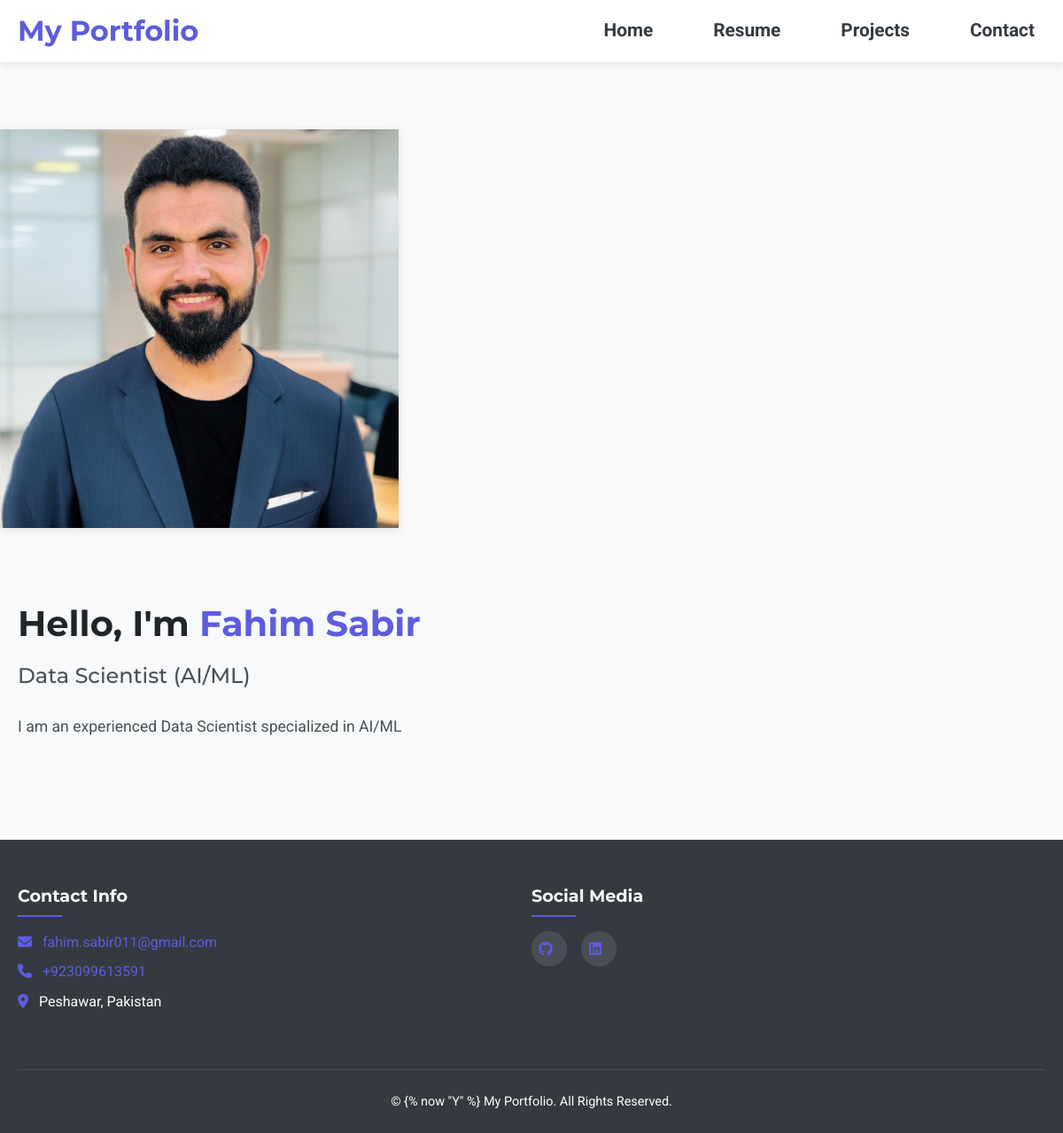
Before: / with the older database file.
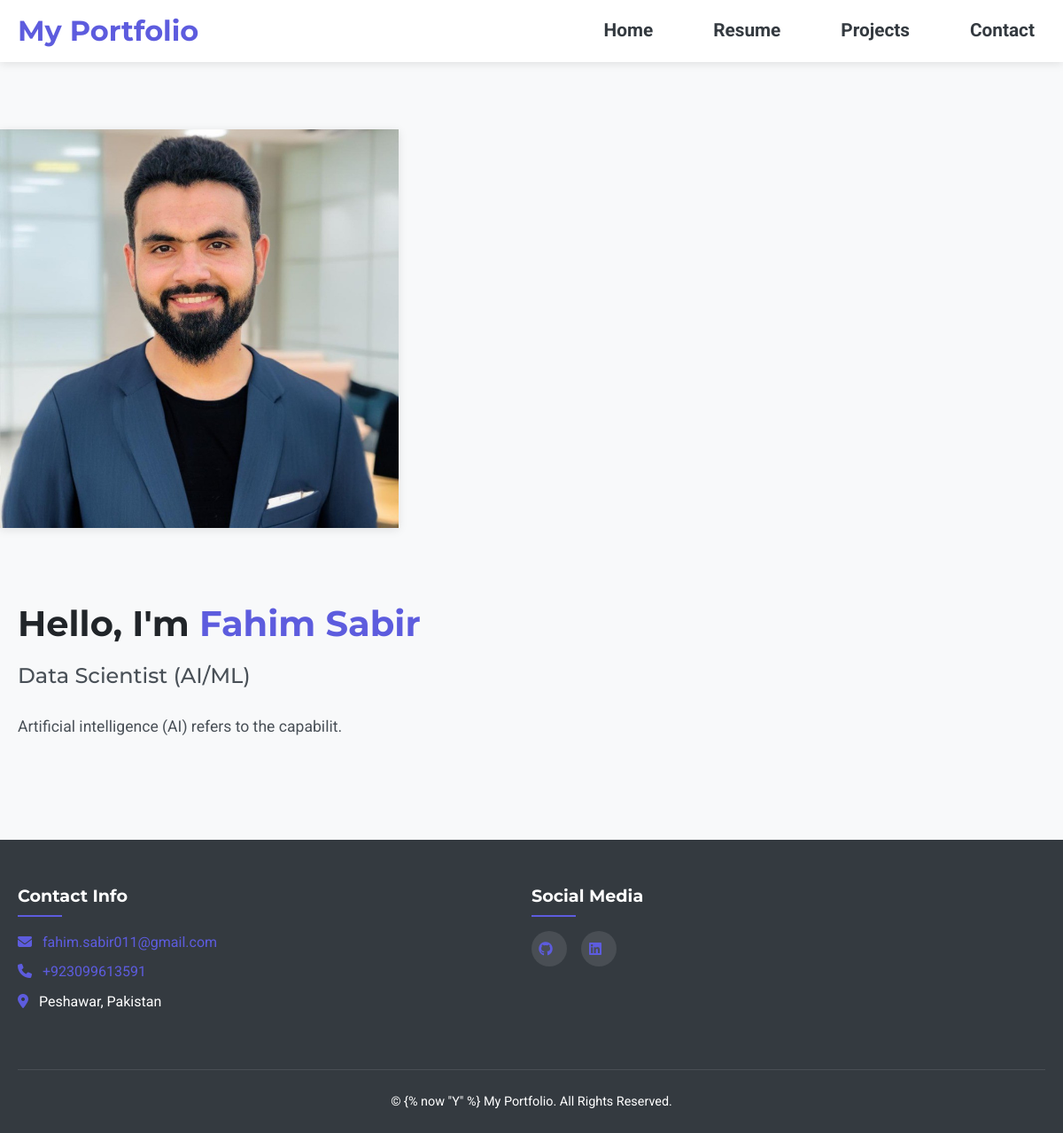
After: the same page with the newer database file.
### portfolio/models.py (models this page shows, shortened)
class UserProfile(models.Model):
    name = models.CharField(max_length=100, default='Your Name')
    job_title = models.CharField(max_length=200, default='Your Job Title')
    profile_image = models.ImageField(upload_to='profile/', blank=True)
    about_text = models.TextField(blank=True)
    resume_file = models.FileField(upload_to='resumes/', blank=True)
    class Meta:
        verbose_name = "User Profile"

### portfolio/views.py (the view)
# urls.py: path('', views.home, name='home'),
def home(request):
    skills = Skill.objects.all()
    return render(request, 'home.html', {'skills': skills})

### portfolio/context_processors.py (called while the page is built)
def portfolio_context(request):
    return {
        'site_config': SiteConfiguration.objects.first(),
        'user_profile': UserProfile.objects.first()
    }

### templates/home.html (shortened to what this page needs)
{% extends 'base.html' %}
{% load portfolio_tags %}
{% load static %}
{% block content %}
<section class="hero simplified-hero">
    <div class="container">
        <div class="intro-container">
            <div class="profile-image">
                {% if user_profile.profile_image %}
                <img src="{{ user_profile.profile_image.url }}" alt="{{ user_profile.name }}">
                {% else %}
                <div class="profile-image-placeholder">
                    <i class="fas fa-user"></i>
                </div>
                {% endif %}
            </div>
            <div class="intro-text">
                <h1>Hello, I'm <span class="highlight">{{ user_profile.name }}</span></h1>
                <h2>{{ user_profile.job_title }}</h2>
                <div class="intro-description">
                    {{ user_profile.about_text|linebreaks }}
                </div>
            </div>
        </div>
    </div>
</section>
{% endblock %}

Changed rows visible on the page:
changed UserProfile "Fahim Sabir": about_text "I am an experienced Data Scientist specialized in AI/ML" → "Artificial intelligence (AI) refers to the capabilit."
